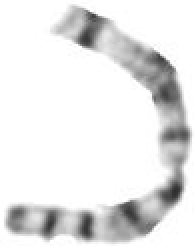
#> input picture preprocessing/base_chromosomes/205182.2.K.png, 97 x 123 px (shown 2 times larger)
$ python -i extract_base.py   (imports and definitions only)
#> lines starting #> are read from the running program, lines starting #| are printed output that depends on the picture; after the words box and inside, x2 and y2 are one past the last pixel; in counts of white or black regions, pixels touching at a corner belong together
"""
extract_base.py
Extract chromosomes from source_data/2025/*.2.K.JPG.
Erodes the bounding mask to remove white halo.
"""
import os
import cv2
import numpy as np
from pathlib import Path
from tqdm.auto import tqdm

ROOT = Path(__file__).resolve().parent.parent
SOURCE_DIRS = [
    ROOT / "source_data" / "2023+2",
    ROOT / "source_data" / "2024",
    ROOT / "source_data" / "2025"
]
OUT_DIR = ROOT / "preprocessing" / "base_chromosomes"

def extract_and_save(img_path, out_path):
#> called with img_path = 'base_chromosomes/205182.2.K.png', out_path = 'out.png'
    img = cv2.imread(str(img_path))
#> img is the input picture: shape (123, 97, 3); min 45, max 255, mean 229.8
    if img is None:
        return False

    gray = cv2.cvtColor(img, cv2.COLOR_BGR2GRAY)

    # 1. Background is usually white (255). We threshold to find the chromosome.
    # Chromosomes are darker.
    _, thresh = cv2.threshold(gray, 240, 255, cv2.THRESH_BINARY_INV)
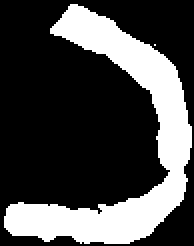
#> thresh: shape (123, 97) (shown 2 times larger); 28.5% white; 2 white regions (1 under 20 px)

    # 2. Find largest contour
    contours, _ = cv2.findContours(thresh, cv2.RETR_EXTERNAL, cv2.CHAIN_APPROX_SIMPLE)
#> contours = 2 contours, 1 with area under 20; largest, box (x1, y1, x2, y2) and area: (2, 2, 96, 122) 3186
    if not contours:
        return False

    largest_contour = max(contours, key=cv2.contourArea)
#> largest_contour = contour of 203 points, box (x1, y1, x2, y2) (2, 2, 96, 122), area 3186
    if cv2.contourArea(largest_contour) < 500:
        return False

    # 3. Create mask for the contour
    mask = np.zeros_like(gray)
    cv2.drawContours(mask, [largest_contour], -1, 255, thickness=cv2.FILLED)
#> mask: shape (123, 97); 28.5% white; 1 white region, box (x1, y1, x2, y2) and area: (2, 2, 96, 122) 3395

    # Do not erode deeply here, keep the original data
    # Just a tiny smoothing if needed, or none.
    eroded_mask = mask

    # 5. Crop the image to the bounding box of the eroded mask
    ys, xs = np.where(eroded_mask > 0)
#> ys = 3395 values from 2 to 121; xs = 3395 values, max 95 at index 1445, min 2 at index 2502, mean 59.25
    if len(ys) == 0 or len(xs) == 0:
        return False

    y1, y2 = ys.min(), ys.max()
#> y1 = 2; y2 = 121
    x1, x2 = xs.min(), xs.max()
#> x1 = 2; x2 = 95

    # Add a small padding
    pad = 2
    h, w = gray.shape
#> h = 123; w = 97
    y1 = max(0, y1 - pad)
#> y1 = 0
    y2 = min(h, y2 + pad)
#> y2 = 123
    x1 = max(0, x1 - pad)
#> x1 = 0
    x2 = min(w, x2 + pad)
#> x2 = 97

    cropped_bgr = img[y1:y2, x1:x2]
    cropped_mask = eroded_mask[y1:y2, x1:x2]

    # 6. Convert to RGBA
    rgba = cv2.cvtColor(cropped_bgr, cv2.COLOR_BGR2BGRA)
    rgba[:, :, 3] = cropped_mask

    # Save as PNG
    cv2.imwrite(str(out_path), rgba)
    return True

def main():
    OUT_DIR.mkdir(parents=True, exist_ok=True)
    paths = []
    for d in SOURCE_DIRS:
        if d.exists():
            paths.extend(list(d.rglob("*.2.K.JPG")) + list(d.rglob("*.2.k.jpg")) + list(d.rglob("*.2.k.JPG")))

    print(f"Found {len(paths)} source images.")

    success = 0
    for p in tqdm(paths, desc="Extracting base chromosomes", mininterval=5.0, dynamic_ncols=True):
        out_name = p.stem + ".png"
        out_path = OUT_DIR / out_name
        if extract_and_save(p, out_path):
            success += 1

    print(f"Extracted {success}/{len(paths)} chromosomes successfully to {OUT_DIR}")

# [2 lines not run here, left out]

>>> result = extract_and_save('base_chromosomes/205182.2.K.png', 'out.png')

$ run again, on preprocessing/base_chromosomes/9230100052.2.K.png
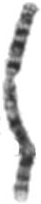
#> input picture preprocessing/base_chromosomes/9230100052.2.K.png, 41 x 204 px
#> in extract_and_save, img is the input picture: shape (204, 41, 3); min 40, max 255, mean 208.4
#> in extract_and_save, `_, thresh = cv2.threshold(gray, 240, 255, cv2.THRESH_BINARY_INV)`:
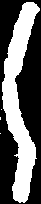
#> thresh: shape (204, 41); 39.8% white; 4 white regions (3 under 20 px)
#> contours = 4 contours, 3 with area under 20; largest, box (x1, y1, x2, y2) and area: (2, 2, 40, 203) 3106
#> largest_contour = contour of 202 points, box (x1, y1, x2, y2) (2, 2, 40, 203), area 3106
#> mask: shape (204, 41); 39.7% white; 1 white region, box (x1, y1, x2, y2) and area: (2, 2, 40, 203) 3320
#> ys = 3320 values from 2 to 202; xs = 3320 values, max 39 at index 98, min 2 at index 1340, mean 19.02
#> in extract_and_save, `y1, y2 = ys.min(), ys.max()`: y1 = 2; y2 = 202
#> in extract_and_save, `x1, x2 = xs.min(), xs.max()`: x1 = 2; x2 = 39
#> in extract_and_save, `y1 = max(0, y1 - pad)`: y1 = 0
#> in extract_and_save, `y2 = min(h, y2 + pad)`: y2 = 204
#> in extract_and_save, `x1 = max(0, x1 - pad)`: x1 = 0
#> in extract_and_save, `x2 = min(w, x2 + pad)`: x2 = 41

$ run again, on preprocessing/base_chromosomes/9230100084.2.K.png
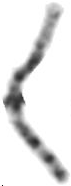
#> input picture preprocessing/base_chromosomes/9230100084.2.K.png, 71 x 186 px
#> in extract_and_save, img is the input picture: shape (186, 71, 3); mean B, G, R 228.6, 228.6, 228.6
#> in extract_and_save, `_, thresh = cv2.threshold(gray, 240, 255, cv2.THRESH_BINARY_INV)`:
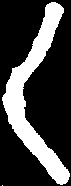
#> thresh: shape (186, 71); 26.2% white; 2 white regions (1 under 20 px)
#> contours = 2 contours, 1 with area under 20; largest, box (x1, y1, x2, y2) and area: (2, 2, 70, 185) 3262
#> largest_contour = contour of 231 points, box (x1, y1, x2, y2) (2, 2, 70, 185), area 3262
#> mask: shape (186, 71); 26.2% white; 1 white region, box (x1, y1, x2, y2) and area: (2, 2, 70, 185) 3462
#> ys = 3462 values from 2 to 184; xs = 3462 values, max 69 at index 3304, min 2 at index 1684, mean 34.38
#> in extract_and_save, `y1, y2 = ys.min(), ys.max()`: y1 = 2; y2 = 184
#> in extract_and_save, `x1, x2 = xs.min(), xs.max()`: x1 = 2; x2 = 69
#> in extract_and_save, `y1 = max(0, y1 - pad)`: y1 = 0
#> in extract_and_save, `y2 = min(h, y2 + pad)`: y2 = 186
#> in extract_and_save, `x1 = max(0, x1 - pad)`: x1 = 0
#> in extract_and_save, `x2 = min(w, x2 + pad)`: x2 = 71

$ run again, on preprocessing/base_chromosomes/9230100096.2.K.png
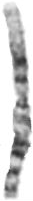
#> input picture preprocessing/base_chromosomes/9230100096.2.K.png, 33 x 201 px
#> in extract_and_save, img is the input picture: shape (201, 33, 3); min 41, max 255, mean 207.6
#> in extract_and_save, `_, thresh = cv2.threshold(gray, 240, 255, cv2.THRESH_BINARY_INV)`:
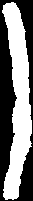
#> thresh: shape (201, 33); 48.7% white; 1 white region
#> contours = 1 contour; box (x1, y1, x2, y2) and area: (2, 2, 32, 200) 3024
#> largest_contour = contour of 171 points, box (x1, y1, x2, y2) (2, 2, 32, 200), area 3024
#> ys = 3232 values from 2 to 199; xs = 3232 values, max 31 at index 1937, min 2 at index 99, mean 17.63
#> in extract_and_save, `y1, y2 = ys.min(), ys.max()`: y1 = 2; y2 = 199
#> in extract_and_save, `x1, x2 = xs.min(), xs.max()`: x1 = 2; x2 = 31
#> in extract_and_save, `y1 = max(0, y1 - pad)`: y1 = 0
#> in extract_and_save, `y2 = min(h, y2 + pad)`: y2 = 201
#> in extract_and_save, `x1 = max(0, x1 - pad)`: x1 = 0
#> in extract_and_save, `x2 = min(w, x2 + pad)`: x2 = 33
